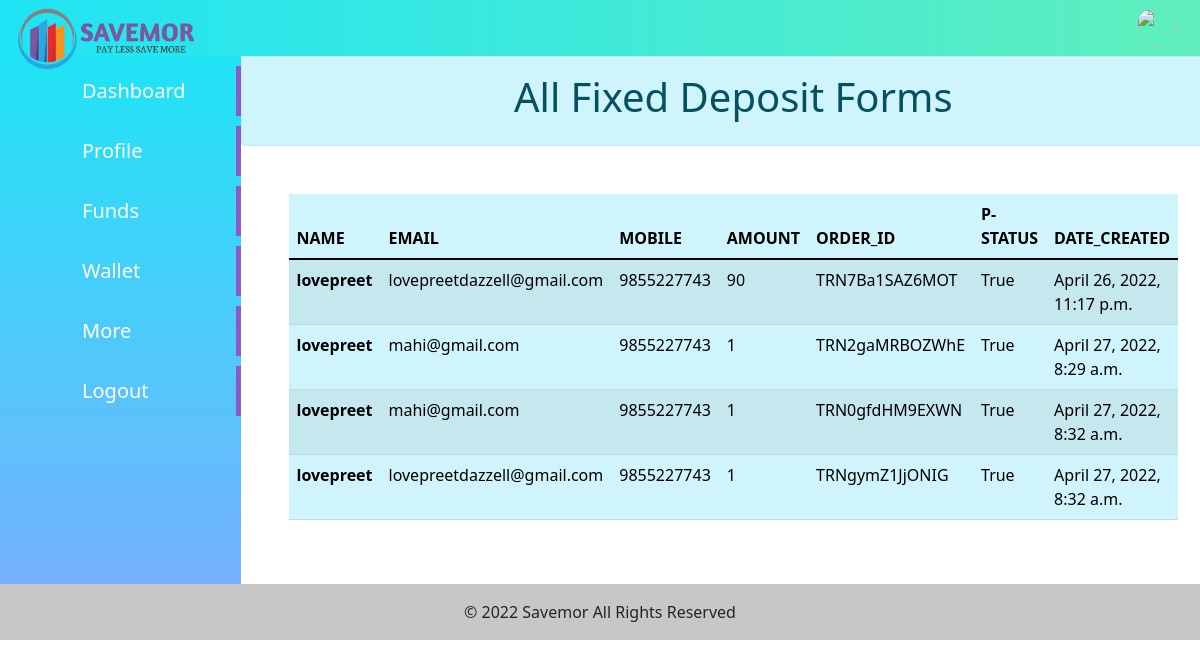
The page /uad/allforms/ on the database its author committed.
### cust/models.py (models this page shows)
class UserFunds(models.Model):
    name = models.ForeignKey(User,null=True,on_delete=models.SET_NULL,related_name='funds')
    fd_owner = models.CharField(max_length=70 , null=True)
    address = models.CharField(max_length=300 ,null=True)
    address1 = models.CharField(max_length=300 ,null=True)
    email = models.EmailField(max_length=80,null=True)
    mobile = models.IntegerField()
    amount = models.IntegerField()
    order_id  = models.CharField(max_length=70,null=True)
    payment_id  = models.CharField(max_length=70,null=True)
    payment_status  = models.BooleanField(default=True)
    duration = models.CharField(max_length=70,null=True)
    date_created = models.DateTimeField(auto_now_add=True,null=True)

### useradmin/views.py (the view)
# urls.py: path('allforms/',views.allforms,name = 'allforms'),
def allforms(request):
    form = UserFunds.objects.all()
    context = {'form':form}
    return render(request,'uadmin/allforms.html',context)

### useradmin/templates/uadmin/allforms.html (shortened to what this page needs)
{% extends "cust/base.html" %}
{% block content %}
<div class="alert alert-info">
  <h1 class="text-center">
    All Fixed Deposit Forms
  </h1>
</div>
<div class=" overflow-auto m-5 ">
  <table   class="table  overflow-scroll table-info table-striped  ">
      <thead>
        <tr>
          <th scope="col">NAME</th>
          <th scope="col">EMAIL</th>
          <th scope="col">MOBILE</th>
          <th scope="col">AMOUNT</th>
          <th scope="col">ORDER_ID</th>
          <th scope="col">P-STATUS</th>
          <th scope="col">DATE_CREATED</th>
        </tr>
      </thead>
      <tbody>
        {% for field in form  %}
        <tr>
          <th >{{field.fd_owner}}</th>
          <td>{{field.email}}</td>
          <td>{{field.mobile}}</td>
          <td>{{field.amount}}</td>
          <td>{{field.order_id}}</td>
          <td>{{field.payment_status}}</td>
          <td>{{field.date_created}}</td>
        </tr>
        {% endfor %}
      </tbody>
    </table>
</div>
{% endblock content %}

### cust/static/cust/css/style.css (style rules this page uses)
* { margin: 0; padding:0; }

### rows shown on the page
UserFunds: fd_owner "lovepreet", email "lovepreetdazzell@gmail.com", mobile "9855227743", amount "90", order_id "TRN7Ba1SAZ6MOT", payment_status "True", date_created "April 26, 2022, 11:17 p.m."
UserFunds: fd_owner "lovepreet", email "mahi@gmail.com", mobile "9855227743", amount "1", order_id "TRN2gaMRBOZWhE", payment_status "True", date_created "April 27, 2022, 8:29 a.m."
UserFunds: fd_owner "lovepreet", email "mahi@gmail.com", mobile "9855227743", amount "1", order_id "TRN0gfdHM9EXWN", payment_status "True", date_created "April 27, 2022, 8:32 a.m."
UserFunds: fd_owner "lovepreet", email "lovepreetdazzell@gmail.com", mobile "9855227743", amount "1", order_id "TRNgymZ1JjONIG", payment_status "True", date_created "April 27, 2022, 8:32 a.m."
